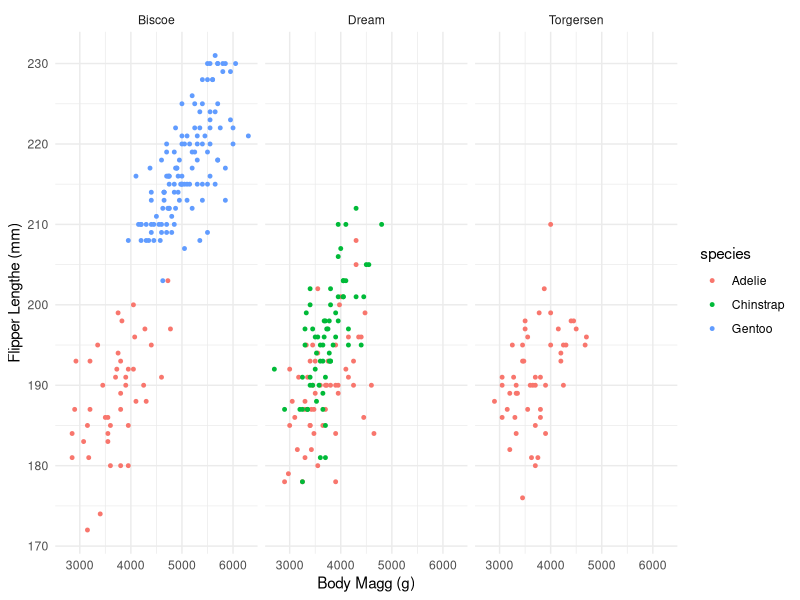

R code for this plot:
## ---- chunk 1
knitr::opts_chunk$set(echo = TRUE)
library(tidyverse)
library(palmerpenguins)
## ---- chunk 2
head(penguins)
#tail(penguins)
#glimpse(penguins)
## ---- chunk 3
ggplot(data = penguins, aes(x = body_mass_g, y = flipper_length_mm)) + geom_point(aes(color = species), size = 1) + facet_wrap(~island) + theme_minimal() + labs(x = "Body Magg (g)", y = "Flipper Lengthe (mm)")
